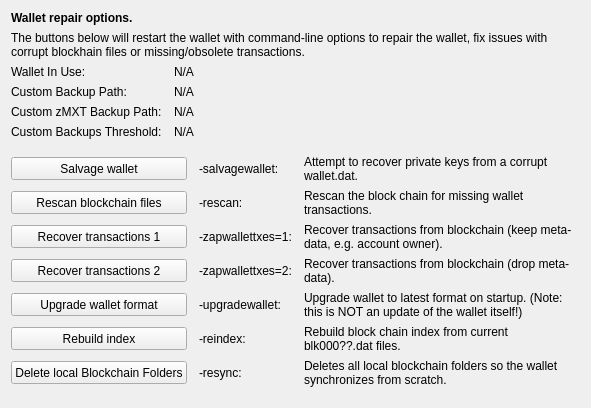
     <widget class="QWidget" name="tab_repair">
      <attribute name="title">
       <string>&amp;Wallet Repair</string>
      </attribute>
      <layout class="QGridLayout" name="gridLayout_4" columnstretch="0,0,0,0">
       <property name="horizontalSpacing">
        <number>12</number>
       </property>
       <item row="0" column="0" colspan="4">
        <widget class="QLabel" name="label_repair_header">
         <property name="font">
          <font>
           <weight>75</weight>
           <bold>true</bold>
          </font>
         </property>
         <property name="text">
          <string>Wallet repair options.</string>
         </property>
        </widget>
       </item>
       <item row="1" column="0" colspan="4">
        <widget class="QLabel" name="label_repair_helptext">
         <property name="font">
          <font>
           <weight>50</weight>
           <bold>false</bold>
          </font>
         </property>
         <property name="text">
          <string>The buttons below will restart the wallet with command-line options to repair the wallet, fix issues with corrupt blockhain files or missing/obsolete transactions.</string>
         </property>
         <property name="wordWrap">
          <bool>true</bool>
         </property>
        </widget>
       </item>
       <item row="2" column="0">
        <widget class="QLabel" name="wallet_path_label">
         <property name="text">
          <string>Wallet In Use:</string>
         </property>
        </widget>
       </item>
       <item row="2" column="1" colspan="3">
        <widget class="QLabel" name="wallet_path">
         <property name="cursor">
          <cursorShape>IBeamCursor</cursorShape>
         </property>
         <property name="text">
          <string>N/A</string>
         </property>
         <property name="textFormat">
          <enum>Qt::PlainText</enum>
         </property>
         <property name="textInteractionFlags">
          <set>Qt::LinksAccessibleByMouse|Qt::TextSelectableByKeyboard|Qt::TextSelectableByMouse</set>
         </property>
        </widget>
       </item>
       <item row="3" column="0">
        <widget class="QLabel" name="wallet_custombackuppath_label">
         <property name="text">
          <string>Custom Backup Path:</string>
         </property>
         <property name="visible">
          <bool>false</bool>
         </property>
        </widget>
       </item>
       <item row="3" column="1" colspan="3">
        <widget class="QLabel" name="wallet_custombackuppath">
         <property name="cursor">
          <cursorShape>IBeamCursor</cursorShape>
         </property>
         <property name="text">
          <string>N/A</string>
         </property>
         <property name="textFormat">
          <enum>Qt::PlainText</enum>
         </property>
         <property name="textInteractionFlags">
          <set>Qt::LinksAccessibleByMouse|Qt::TextSelectableByKeyboard|Qt::TextSelectableByMouse</set>
         </property>
         <property name="visible">
          <bool>false</bool>
         </property>
        </widget>
       </item>
       <item row="4" column="0">
        <widget class="QLabel" name="wallet_customzmxtbackuppath_label">
         <property name="text">
          <string>Custom zMXT Backup Path:</string>
         </property>
         <property name="visible">
          <bool>false</bool>
         </property>
        </widget>
       </item>
       <item row="4" column="1" colspan="3">
        <widget class="QLabel" name="wallet_customzmxtbackuppath">
         <property name="cursor">
          <cursorShape>IBeamCursor</cursorShape>
         </property>
         <property name="text">
          <string>N/A</string>
         </property>
         <property name="textFormat">
          <enum>Qt::PlainText</enum>
         </property>
         <property name="textInteractionFlags">
          <set>Qt::LinksAccessibleByMouse|Qt::TextSelectableByKeyboard|Qt::TextSelectableByMouse</set>
         </property>
         <property name="visible">
          <bool>false</bool>
         </property>
        </widget>
       </item>
       <item row="5" column="0">
        <widget class="QLabel" name="wallet_custombackupthreshold_label">
         <property name="text">
          <string>Custom Backups Threshold:</string>
         </property>
         <property name="visible">
          <bool>false</bool>
         </property>
        </widget>
       </item>
       <item row="5" column="1" colspan="3">
        <widget class="QLabel" name="wallet_custombackupthreshold">
         <property name="cursor">
          <cursorShape>IBeamCursor</cursorShape>
         </property>
         <property name="text">
          <string>N/A</string>
         </property>
         <property name="textFormat">
          <enum>Qt::PlainText</enum>
         </property>
         <property name="textInteractionFlags">
          <set>Qt::LinksAccessibleByMouse|Qt::TextSelectableByKeyboard|Qt::TextSelectableByMouse</set>
         </property>
         <property name="visible">
          <bool>false</bool>
         </property>
        </widget>
       </item>
       <item row="6" column="0">
        <spacer name="verticalSpacer_repair1">
         <property name="orientation">
          <enum>Qt::Vertical</enum>
         </property>
         <property name="sizeHint" stdset="0">
          <size>
           <width>10</width>
           <height>10</height>
          </size>
         </property>
        </spacer>
       </item>
       <item row="7" column="0" colspan="2">
        <widget class="QPushButton" name="btn_salvagewallet">
         <property name="minimumSize">
          <size>
           <width>100</width>
           <height>23</height>
          </size>
         </property>
         <property name="text">
          <string>Salvage wallet</string>
         </property>
        </widget>
       </item>
       <item row="7" column="2">
        <widget class="QLabel" name="label_repair_salvage_command">
         <property name="text">
          <string notr="true">-salvagewallet:</string>
         </property>
        </widget>
       </item>
       <item row="7" column="3">
        <widget class="QLabel" name="label_repair_salvage">
         <property name="text">
          <string>Attempt to recover private keys from a corrupt wallet.dat.</string>
         </property>
         <property name="wordWrap">
          <bool>true</bool>
         </property>
        </widget>
       </item>
       <item row="8" column="0" colspan="2">
        <widget class="QPushButton" name="btn_rescan">
         <property name="minimumSize">
          <size>
           <width>100</width>
           <height>23</height>
          </size>
         </property>
         <property name="text">
          <string>Rescan blockchain files</string>
         </property>
        </widget>
       </item>
       <item row="8" column="2">
        <widget class="QLabel" name="label_repair_rescan_command">
         <property name="text">
          <string notr="true">-rescan:</string>
         </property>
        </widget>
       </item>
       <item row="8" column="3">
        <widget class="QLabel" name="label_repair_rescan">
         <property name="text">
          <string>Rescan the block chain for missing wallet transactions.</string>
         </property>
         <property name="wordWrap">
          <bool>true</bool>
         </property>
        </widget>
       </item>
       <item row="9" column="0" colspan="2">
        <widget class="QPushButton" name="btn_zapwallettxes1">
         <property name="minimumSize">
          <size>
           <width>100</width>
           <height>23</height>
          </size>
         </property>
         <property name="text">
          <string>Recover transactions 1</string>
         </property>
        </widget>
       </item>
       <item row="9" column="2">
        <widget class="QLabel" name="label_repair_zap1_command">
         <property name="text">
          <string notr="true">-zapwallettxes=1:</string>
         </property>
        </widget>
       </item>
       <item row="9" column="3">
        <widget class="QLabel" name="label_repair_zap1">
         <property name="text">
          <string>Recover transactions from blockchain (keep meta-data, e.g. account owner).</string>
         </property>
         <property name="wordWrap">
          <bool>true</bool>
         </property>
        </widget>
       </item>
       <item row="10" column="0" colspan="2">
        <widget class="QPushButton" name="btn_zapwallettxes2">
         <property name="minimumSize">
          <size>
           <width>100</width>
           <height>23</height>
          </size>
         </property>
         <property name="text">
          <string>Recover transactions 2</string>
         </property>
        </widget>
       </item>
       <item row="10" column="2">
        <widget class="QLabel" name="label_repair_zap2_command">
         <property name="text">
          <string notr="true">-zapwallettxes=2:</string>
         </property>
        </widget>
       </item>
       <item row="10" column="3">
        <widget class="QLabel" name="label_repair_zap2">
         <property name="text">
          <string>Recover transactions from blockchain (drop meta-data).</string>
         </property>
         <property name="wordWrap">
          <bool>true</bool>
         </property>
        </widget>
       </item>
       <item row="11" column="0" colspan="2">
        <widget class="QPushButton" name="btn_upgradewallet">
         <property name="minimumSize">
          <size>
           <width>100</width>
           <height>23</height>
          </size>
         </property>
         <property name="text">
          <string>Upgrade wallet format</string>
         </property>
        </widget>
       </item>
       <item row="11" column="2">
        <widget class="QLabel" name="label_repair_upgrade_command">
         <property name="text">
          <string notr="true">-upgradewallet:</string>
         </property>
        </widget>
       </item>
       <item row="11" column="3">
        <widget class="QLabel" name="label_repair_upgrade">
         <property name="text">
          <string>Upgrade wallet to latest format on startup. (Note: this is NOT an update of the wallet itself!)</string>
         </property>
         <property name="wordWrap">
          <bool>true</bool>
         </property>
        </widget>
       </item>
       <item row="12" column="0" colspan="2">
        <widget class="QPushButton" name="btn_reindex">
         <property name="minimumSize">
          <size>
           <width>100</width>
           <height>23</height>
          </size>
         </property>
         <property name="text">
          <string>Rebuild index</string>
         </property>
        </widget>
       </item>
       <item row="12" column="2">
        <widget class="QLabel" name="label_repair_reindex_command">
         <property name="text">
          <string notr="true">-reindex:</string>
         </property>
        </widget>
       </item>
       <item row="12" column="3">
        <widget class="QLabel" name="label_repair_reindex">
         <property name="text">
          <string>Rebuild block chain index from current blk000??.dat files.</string>
         </property>
         <property name="wordWrap">
          <bool>true</bool>
         </property>
        </widget>
       </item>
       <item row="13" column="0" colspan="2">
        <widget class="QPushButton" name="btn_resync">
         <property name="minimumSize">
          <size>
           <width>100</width>
           <height>23</height>
          </size>
         </property>
         <property name="text">
          <string>Delete local Blockchain Folders</string>
         </property>
        </widget>
       </item>
       <item row="13" column="2">
        <widget class="QLabel" name="label_repair_resync_command">
         <property name="text">
          <string>-resync:</string>
         </property>
        </widget>
       </item>
       <item row="13" column="3">
        <widget class="QLabel" name="label_repair_resync">
         <property name="text">
          <string>Deletes all local blockchain folders so the wallet synchronizes from scratch.</string>
         </property>
         <property name="wordWrap">
          <bool>true</bool>
         </property>
        </widget>
       </item>
       <item row="14" column="0">
        <spacer name="verticalSpacer_repair2">
         <property name="orientation">
          <enum>Qt::Vertical</enum>
         </property>
         <property name="sizeHint" stdset="0">
          <size>
           <width>20</width>
           <height>10</height>
          </size>
         </property>
        </spacer>
       </item>
      </layout>
     </widget>
